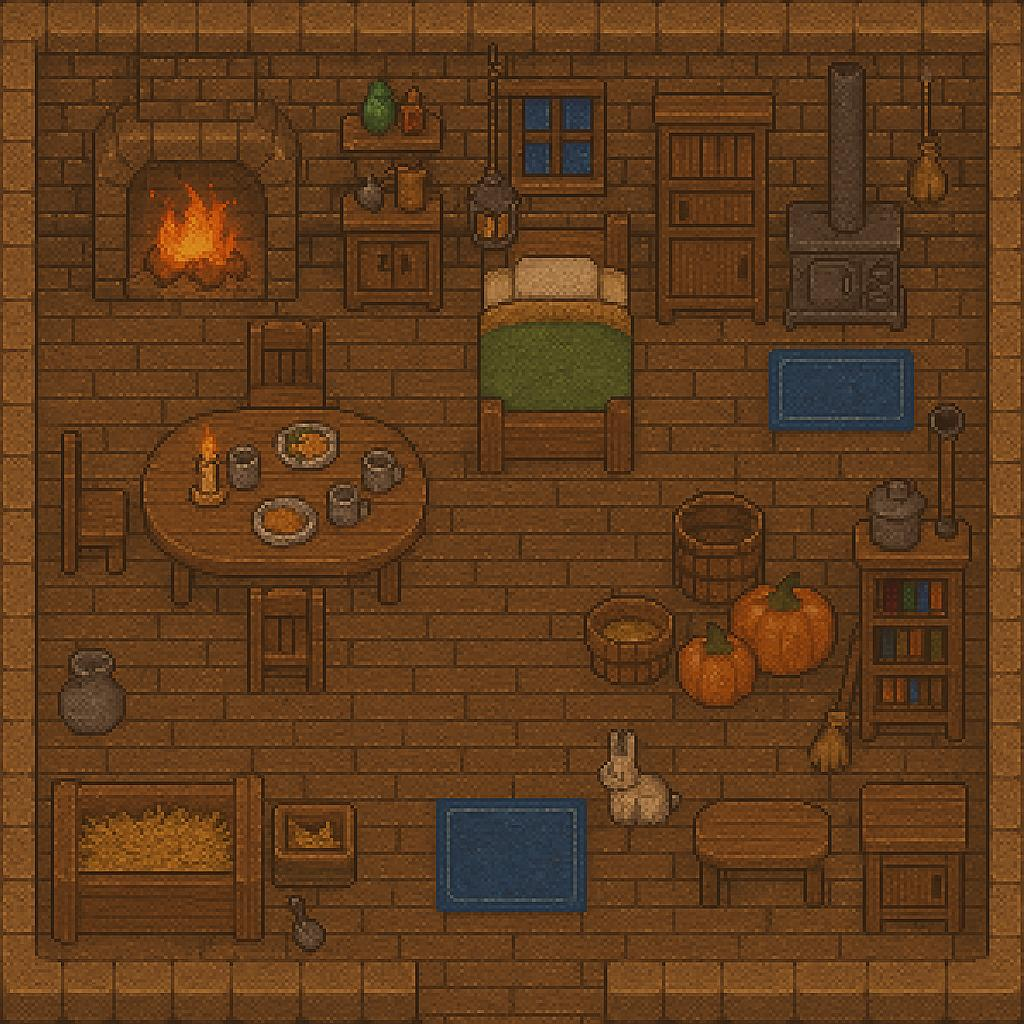

Rendered tile map (Tiled .tmx) drawn with the repository's tilesets; below, a short description and the full map source, tile grids included:
An orthogonal 32x32 tile map with 32x32 px tiles, 1 tile layer (Tile Layer 1) and 28 objects.

<map version="1.10" tiledversion="1.11.2" orientation="orthogonal" renderorder="right-down" width="32" height="32" tilewidth="32" tileheight="32" infinite="0" nextlayerid="3" nextobjectid="56">
 <tileset firstgid="1" source="casa.tsx" />
 <layer id="1" name="Tile Layer 1" width="32" height="32">
  <data encoding="csv">
1,2,3,4,5,6,7,8,9,10,11,12,13,14,15,16,17,18,19,20,21,22,23,24,25,26,27,28,29,30,31,32,
33,34,35,36,37,38,39,40,41,42,43,44,45,46,47,48,49,50,51,52,53,54,55,56,57,58,59,60,61,62,63,64,
65,66,67,68,69,70,71,72,73,74,75,76,77,78,79,80,81,82,83,84,85,86,87,88,89,90,91,92,93,94,95,96,
97,98,99,100,101,102,103,104,105,106,107,108,109,110,111,112,113,114,115,116,117,118,119,120,121,122,123,124,125,126,127,128,
129,130,131,132,133,134,135,136,137,138,139,140,141,142,143,144,145,146,147,148,149,150,151,152,153,154,155,156,157,158,159,160,
161,162,163,164,165,166,167,168,169,170,171,172,173,174,175,176,177,178,179,180,181,182,183,184,185,186,187,188,189,190,191,192,
193,194,195,196,197,198,199,200,201,202,203,204,205,206,207,208,209,210,211,212,213,214,215,216,217,218,219,220,221,222,223,224,
225,226,227,228,229,230,231,232,233,234,235,236,237,238,239,240,241,242,243,244,245,246,247,248,249,250,251,252,253,254,255,256,
257,258,259,260,261,262,263,264,265,266,267,268,269,270,271,272,273,274,275,276,277,278,279,280,281,282,283,284,285,286,287,288,
289,290,291,292,293,294,295,296,297,298,299,300,301,302,303,304,305,306,307,308,309,310,311,312,313,314,315,316,317,318,319,320,
321,322,323,324,325,326,327,328,329,330,331,332,333,334,335,336,337,338,339,340,341,342,343,344,345,346,347,348,349,350,351,352,
353,354,355,356,357,358,359,360,361,362,363,364,365,366,367,368,369,370,371,372,373,374,375,376,377,378,379,380,381,382,383,384,
385,386,387,388,389,390,391,392,393,394,395,396,397,398,399,400,401,402,403,404,405,406,407,408,409,410,411,412,413,414,415,416,
417,418,419,420,421,422,423,424,425,426,427,428,429,430,431,432,433,434,435,436,437,438,439,440,441,442,443,444,445,446,447,448,
449,450,451,452,453,454,455,456,457,458,459,460,461,462,463,464,465,466,467,468,469,470,471,472,473,474,475,476,477,478,479,480,
481,482,483,484,485,486,487,488,489,490,491,492,493,494,495,496,497,498,499,500,501,502,503,504,505,506,507,508,509,510,511,512,
513,514,515,516,517,518,519,520,521,522,523,524,525,526,527,528,529,530,531,532,533,534,535,536,537,538,539,540,541,542,543,544,
545,546,547,548,549,550,551,552,553,554,555,556,557,558,559,560,561,562,563,564,565,566,567,568,569,570,571,572,573,574,575,576,
577,578,579,580,581,582,583,584,585,586,587,588,589,590,591,592,593,594,595,596,597,598,599,600,601,602,603,604,605,606,607,608,
609,610,611,612,613,614,615,616,617,618,619,620,621,622,623,624,625,626,627,628,629,630,631,632,633,634,635,636,637,638,639,640,
641,642,643,644,645,646,647,648,649,650,651,652,653,654,655,656,657,658,659,660,661,662,663,664,665,666,667,668,669,670,671,672,
673,674,675,676,677,678,679,680,681,682,683,684,685,686,687,688,689,690,691,692,693,694,695,696,697,698,699,700,701,702,703,704,
705,706,707,708,709,710,711,712,713,714,715,716,717,718,719,720,721,722,723,724,725,726,727,728,729,730,731,732,733,734,735,736,
737,738,739,740,741,742,743,744,745,746,747,748,749,750,751,752,753,754,755,756,757,758,759,760,761,762,763,764,765,766,767,768,
769,770,771,772,773,774,775,776,777,778,779,780,781,782,783,784,785,786,787,788,789,790,791,792,793,794,795,796,797,798,799,800,
801,802,803,804,805,806,807,808,809,810,811,812,813,814,815,816,817,818,819,820,821,822,823,824,825,826,827,828,829,830,831,832,
833,834,835,836,837,838,839,840,841,842,843,844,845,846,847,848,849,850,851,852,853,854,855,856,857,858,859,860,861,862,863,864,
865,866,867,868,869,870,871,872,873,874,875,876,877,878,879,880,881,882,883,884,885,886,887,888,889,890,891,892,893,894,895,896,
897,898,899,900,901,902,903,904,905,906,907,908,909,910,911,912,913,914,915,916,917,918,919,920,921,922,923,924,925,926,927,928,
929,930,931,932,933,934,935,936,937,938,939,940,941,942,943,944,945,946,947,948,949,950,951,952,953,954,955,956,957,958,959,960,
961,962,963,964,965,966,967,968,969,970,971,972,973,974,975,976,977,978,979,980,981,982,983,984,985,986,987,988,989,990,991,992,
993,994,995,996,997,998,999,1000,1001,1002,1003,1004,1005,1006,1007,1008,1009,1010,1011,1012,1013,1014,1015,1016,1017,1018,1019,1020,1021,1022,1023,1024
</data>
 </layer>
 <objectgroup id="2" name="Collisions">
  <object id="26" x="69.1622" y="432.757" width="56.9189" height="103.568" />
  <object id="27" x="253.297" y="314.865" width="66.7297" height="134.189" />
  <object id="28" x="247.351" y="575.432" width="77.6216" height="111.351" />
  <object id="29" x="68.2703" y="658.649" width="46.5946" height="75.7838" />
  <object id="30" x="55.4054" y="789.73" width="204.054" height="143.162" />
  <object id="31" x="275.378" y="806" width="75.3243" height="73.7297" />
  <object id="32" x="39.1892" y="52.7027" width="455.297" height="177.622" />
  <object id="33" x="504.486" y="276.73" width="101.189" height="139.243" />
  <object id="34" x="681.135" y="506.297" width="73.9189" height="87.1081" />
  <object id="35" x="593.838" y="602.649" width="73.4324" height="74.3784" />
  <object id="36" x="688.432" y="639.081" width="59.2703" height="58.3243" />
  <object id="37" x="748.459" y="594.784" width="68.6216" height="70.8378" />
  <object id="38" x="861.865" y="467.432" width="100" height="202.757" />
  <object id="39" x="865.514" y="784.081" width="100.351" height="76.4595" />
  <object id="40" x="700.297" y="800" width="131.73" height="72.2162" />
  <object id="42" x="610" y="961" width="413" height="62" />
  <object id="43" x="2" y="961" width="415" height="63" />
  <object id="45" x="187" y="412" width="60" height="63" />
  <object id="46" x="164" y="436.5" width="60" height="63" />
  <object id="47" x="148" y="457.5" width="60" height="63" />
  <object id="48" x="163" y="482.5" width="60" height="63" />
  <object id="49" x="187" y="499.5" width="60" height="63" />
  <object id="50" x="307" y="412.5" width="60" height="63" />
  <object id="51" x="334" y="422.5" width="60" height="63" />
  <object id="52" x="358" y="452.5" width="60" height="63" />
  <object id="53" x="306" y="502.5" width="60" height="63" />
  <object id="54" x="333" y="482.5" width="60" height="63" />
  <object id="55" x="531.351" y="52.189" width="455.297" height="200.622" />
 </objectgroup>
</map>